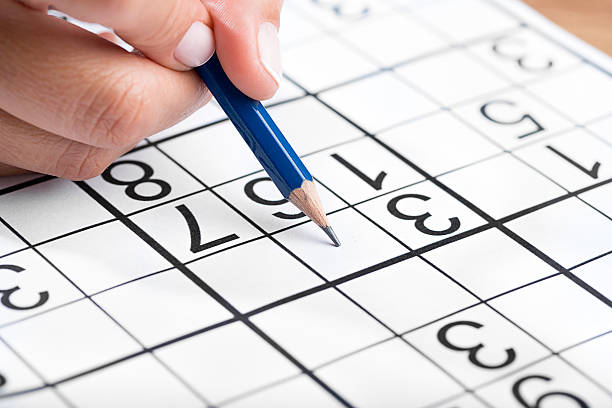
#> input picture OpenCV_Tutorial/Resources/sudoku.jpg, 612 x 408 px, found by its file name
$ python 2D_Convolution_Filtering.py
#> lines starting #> are read from the running program, lines starting #| are printed output that depends on the picture
import numpy as np
import cv2 as cv

img = cv.imread("OpenCV_Tutorial/Resources/sudoku.jpg")
#> img is the input picture: shape (408, 612, 3); mean B, G, R 207.2, 207.7, 215.7
kernel = np.ones((5, 5), np.float32) / 25
dst = cv.filter2D(img, -1, kernel)
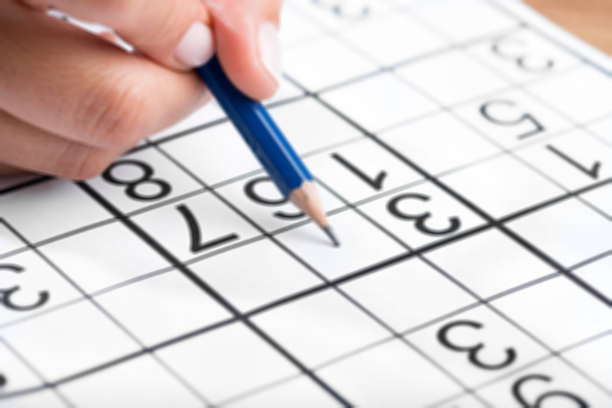
#> dst: shape (408, 612, 3); mean B, G, R 207.2, 207.7, 215.7

cv.imshow("Original", img)
cv.imshow("Filtered", dst)
cv.waitKey(0)
